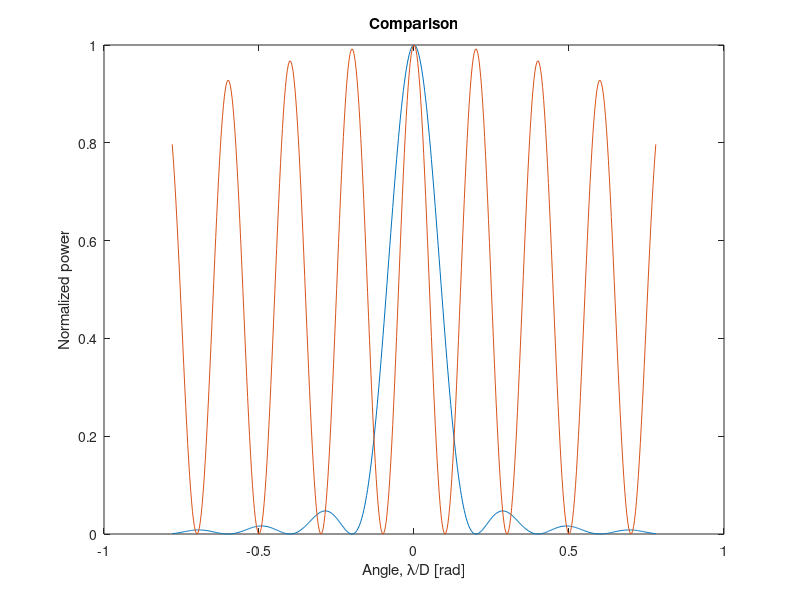

MATLAB code for this plot:
%% Script compares single- and double-slit diffraction patterns
%
% Script in <slitDiffraction.m>
%
% AH 2010.2.2

%% Define geometry and wavelength
D = 1;          % slit width, in some units
d = 4;         % distance between slits, in the same units
lambda = 0.2;   % wavelength, in the same units

%% Single slit case
% First make a function P_s that relates the power pattern to 
% far-field angle, slit width, and wavelength:
P_s = @(theta, D, lambda) (sinc(theta.*D./lambda)).^2;  
% Operators .*, ./, and .^ so variables can be vectors
% Note that the MATLAB sinc function is sinc(x) = sinc(pi*x)/(pi*x)
% (this scaling is useful in sampling theory)

% make a vector of data for angle, then evaluate the function at those points 
lims = 0.78;
theta = linspace(-lims, lims, 501);
y_s = P_s(theta, D, lambda);

% then plot
clf;
plot(theta, y_s)
xlabel('Angle, \lambda/D [rad]')
ylabel('Normalized power')
title('Single slit diffraction pattern')

%% Double slit case
% Define a function P_d that relates the power pattern to the
% far-field angle, slit width, and wavelength
P_d = @(theta, d, D, lambda) (cos(pi.*theta.*d./lambda).*...
    sinc(theta.*D./lambda)).^2;
% .*, ./, and .^ so variables can be vectors
% Note that the MATLAB sinc function is sinc(x) = sinc(pi*x)/(pi*x)

% using angles from above, make a vector of function values
y_d = P_d(theta, d, D, lambda);

% then plot
clf; 
plot(theta, y_d)
xlabel('Angle, \lambda/d [rad]')
ylabel('Normalized power')
title('Double slit diffraction pattern')

%% Double slit case with component parts
clf;
hold on
plot(theta, y_d, 'b')
plot(theta, y_s, 'r--')
xlabel('Angle, \lambda/d [rad]')
ylabel('Normalized power')
title('Double slit diffraction pattern with single slit pattern overlay')
hold off

%% Compare the patterns from a single slit and two slits 
% Make a single slit with width D and a pair of slits separated
% by D with widths a few percent of the separation:

% plot at previous scale
y_s = P_s(theta, D, lambda);
y_d = P_d(theta, D, 0.05*D, lambda);
%
clf; 
plot(theta, y_s, theta, y_d)
xlabel('Angle, \lambda/D [rad]')
ylabel('Normalized power')
title('Comparison')

%% Question
% Why is the single-slit pattern peak wider than the double-slit peak?





